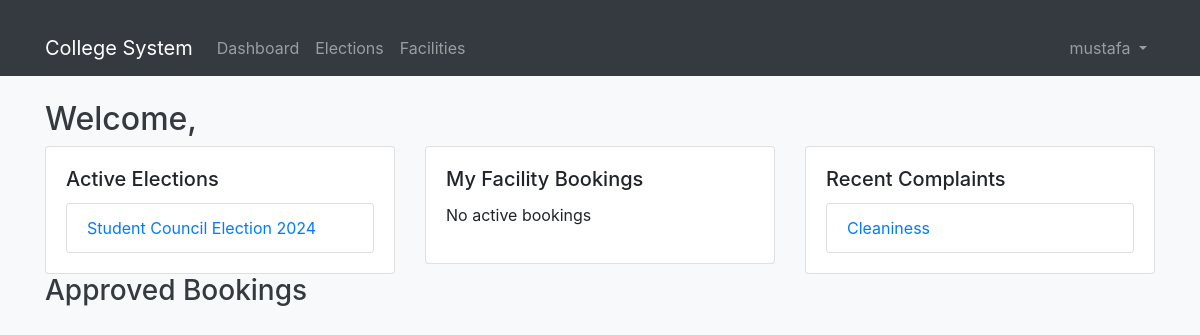
Screenshot of / (signed in) with the database file from the repository.
### accounts/models.py (models this page shows, shortened)
class User(AbstractUser):
    ROLES = (
        ('student', 'Student'),
        ('faculty', 'Faculty'),
        ('admin', 'Administrator'),
        ('staff', 'Staff')  # Added staff role
    )
    DEPARTMENTS = (
        ('cs', 'Computer Science'),
        ('it', 'Information Technology'),
        ('ec', 'Electronics & Communication'),
        ('me', 'Mechanical Engineering'),
        ('ce', 'Civil Engineering'),
        ('admin', 'Administration')
    )
    role = models.CharField(max_length=20, choices=ROLES)
    department = models.CharField(max_length=100, choices=DEPARTMENTS)
    student_id = models.CharField(max_length=20, blank=True, null=True)
    phone = models.CharField(max_length=15)
    profile_picture = models.ImageField(upload_to='profile_pics/', blank=True, null=True)
    bio = models.TextField(max_length=500, blank=True)
    date_of_birth = models.DateField(null=True, blank=True)
    address = models.TextField(blank=True)
    emergency_contact = models.CharField(max_length=15, blank=True)
    linkedin_profile = models.URLField(max_length=200, blank=True)
    github_profile = models.URLField(max_length=200, blank=True)
    groups = models.ManyToManyField(
        'auth.Group',
        related_name='custom_user_set',
        blank=True,
        help_text='The groups this user belongs to.',
        verbose_name='groups',
    )
    user_permissions = models.ManyToManyField(
        'auth.Permission',
        related_name='custom_user_set',
        blank=True,
        help_text='Specific permissions for this user.',
        verbose_name='user permissions',
    )
    health_requests = models.TextField(blank=True)  # Field to store health requests
    leave_requests = models.TextField(blank=True)    # Field to store leave requests
    class Meta:
        permissions = [
            ("can_view_dashboard", "Can view dashboard"),
            ("can_manage_elections", "Can manage elections"),
            ("can_manage_facilities", "Can manage facilities"),
            ("can_handle_complaints", "Can handle complaints"),
        ]

### elections/models.py (models this page shows, shortened)
class Election(models.Model):
    title = models.CharField(max_length=200)
    description = models.TextField()
    start_date = models.DateTimeField()
    end_date = models.DateTimeField()
    is_active = models.BooleanField(default=True)
    created_at = models.DateTimeField(default=timezone.now)
    nomination_end_date = models.DateTimeField(default=timezone.now)

### complaints/models.py (models this page shows, shortened)
class Complaint(models.Model):
    STATUS_CHOICES = [
        ('pending', 'Pending'),
        ('in_progress', 'In Progress'),
        ('resolved', 'Resolved'),
        ('rejected', 'Rejected'),
    ]
    title = models.CharField(max_length=255)
    description = models.TextField()
    is_anonymous = models.BooleanField(default=False)
    created_at = models.DateTimeField(auto_now_add=True)
    status = models.CharField(max_length=20, choices=STATUS_CHOICES, default='pending')
    user = models.ForeignKey(settings.AUTH_USER_MODEL, on_delete=models.CASCADE, null=True)

### accounts/views.py (the view, shortened to what this page needs)
# urls.py: path('', views.dashboard, name='dashboard'),
@login_required
def dashboard(request):
    bookings = Booking.objects.filter(user=request.user)
    context = {
        'active_elections': Election.objects.filter(is_active=True),
        'user_bookings': bookings.order_by('-start_time')[:5],
        'recent_complaints': Complaint.objects.filter(user=request.user).order_by('-created_at')[:5],
    }
    return render(request, 'accounts/dashboard.html', context)

### accounts/templates/accounts/dashboard.html (shortened to what this page needs)
{% extends 'base.html' %}
{% block content %}
<div class="row">
    <div class="col-md-12">
        <h2>Welcome, {{ user.get_full_name }}</h2>
    </div>
    <div class="col-md-4">
        <div class="card">
            <div class="card-body">
                <h5 class="card-title">Active Elections</h5>
                {% if active_elections %}
                    <ul class="list-group">
                    {% for election in active_elections %}
                        <li class="list-group-item">
                            <a href="{% url 'elections:detail' election.id %}">
                                {{ election.title }}
                            </a>
                        </li>
                    {% endfor %}
                    </ul>
                {% else %}
                    <p>No active elections</p>
                {% endif %}
            </div>
        </div>
    </div>
    <div class="col-md-4">
        <div class="card">
            <div class="card-body">
                <h5 class="card-title">My Facility Bookings</h5>
                {% if user_bookings %}
                    <ul class="list-group">
                    {% for booking in user_bookings %}
                        <li class="list-group-item">
                            {{ booking.facility.name }} - {{ booking.start_time|date }}
                            <span class="badge bg-{{ booking.status }}">{{ booking.status }}</span>
                        </li>
                    {% endfor %}
                    </ul>
                {% else %}
                    <p>No active bookings</p>
                {% endif %}
            </div>
        </div>
    </div>
    <div class="col-md-4">
        <div class="card">
            <div class="card-body">
                <h5 class="card-title">Recent Complaints</h5>
                {% if recent_complaints %}
                    <ul class="list-group">
                    {% for complaint in recent_complaints %}
                        <li class="list-group-item">
                            <a href="{% url 'complaints:detail' complaint.id %}">
                                {{ complaint.title }}
                            </a>
                            <span class="badge bg-{{ complaint.status }}">{{ complaint.status }}</span>
                        </li>
                    {% endfor %}
                    </ul>
                {% else %}
                    <p>No recent complaints</p>
                {% endif %}
            </div>
        </div>
    </div>
</div>
<h3>Approved Bookings</h3>
{% endblock %}

### templates/base.html (shortened to what this page needs)
{% load static %}
<!DOCTYPE html>
<html lang="en">
<head>
    <link href="https://cdn.jsdelivr.net/npm/bootstrap@5.1.3/dist/css/bootstrap.min.css" rel="stylesheet">
    <link href="https://stackpath.bootstrapcdn.com/bootstrap/4.5.2/css/bootstrap.min.css" rel="stylesheet">
    <link rel="stylesheet" href="{% static 'css/styles.css' %}">
    <link rel="stylesheet" href="https://cdnjs.cloudflare.com/ajax/libs/font-awesome/6.0.0-beta3/css/all.min.css">
    <link rel="stylesheet" href="https://cdnjs.cloudflare.com/ajax/libs/sweetalert/1.1.3/sweetalert.min.css">
</head>
<body>
    <nav class="navbar navbar-expand-lg navbar-dark bg-dark">
        <div class="container">
            <a class="navbar-brand" href="{% url 'accounts:dashboard' %}">College System</a>
            <div class="collapse navbar-collapse" id="navbarNav">
                {% if user.is_authenticated %}
                    <ul class="navbar-nav me-auto">
                        <li class="nav-item">
                            <a class="nav-link" href="{% url 'accounts:dashboard' %}">Dashboard</a>
                        </li>
                        <li class="nav-item">
                            <a class="nav-link" href="{% url 'elections:list' %}">Elections</a>
                        </li>
                        <li class="nav-item">
                            <a class="nav-link" href="{% url 'facilities:facility_list' %}">Facilities</a>
                        </li>
                    </ul>
                    <ul class="navbar-nav">
                        <li class="nav-item dropdown">
                            <a class="nav-link dropdown-toggle" href="#" id="navbarDropdown" role="button" data-bs-toggle="dropdown">
                                {{ user.get_full_name|default:user.username }}
                            </a>
                        </li>
                    </ul>
                {% endif %}
            </div>
        </div>
    </nav>
    <div class="container mt-4">
        {% block content %}{% endblock %}
    </div>
</body>
</html>

### static/css/styles.css (style rules this page uses)
body { background-color: #f8f9fa; }
h2, h3 { color: #343a40; }
.card { transition: transform 0.2s; }
.container { margin-top: 20px; }
.badge { animation: breathing 1.5s infinite; }

### rows the page displays
User: get_full_name "mustafa"
Election: title "Student Council Election 2024"
Complaint: title "Cleaniness"
